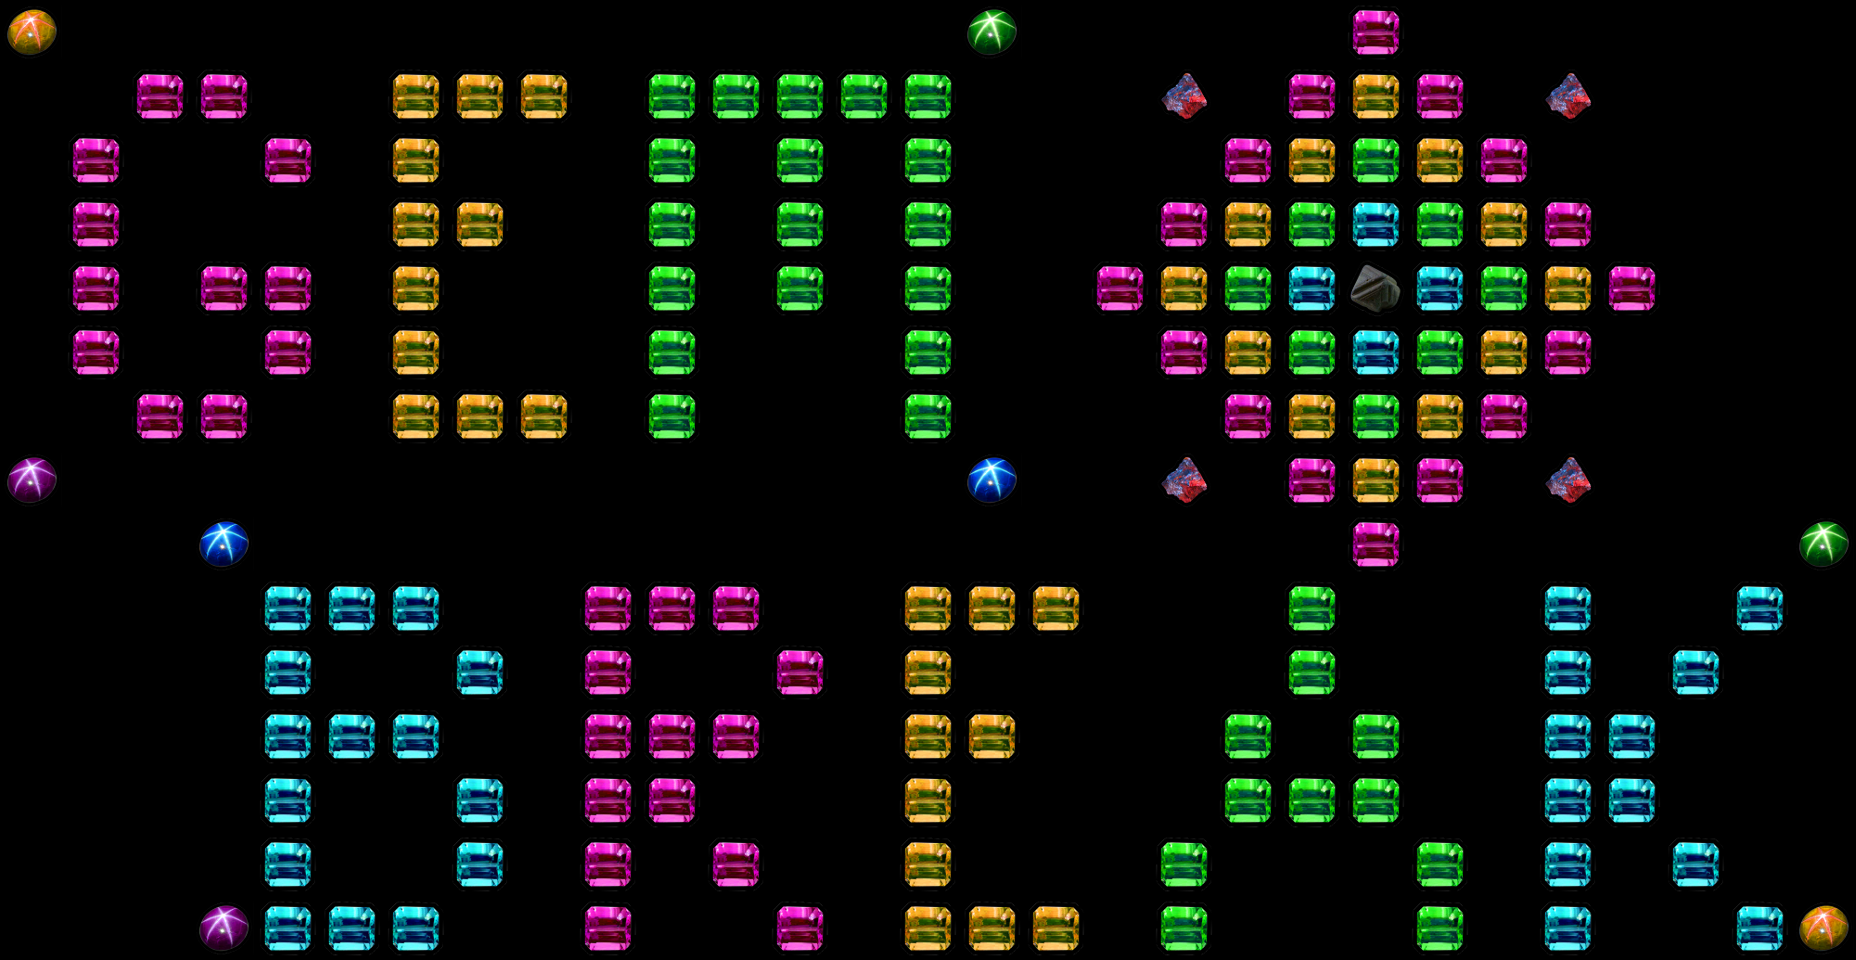

This is a level from a 2D game, rendered from its Tiled map with the project's own tilesets. A one-line summary and the map file follow, with tile-layer data summarised:
An orthogonal 29x15 tile map with 64x64 px tiles, 1 tile layer (Tile Layer 1).

<map version="1.0" orientation="orthogonal" renderorder="right-down" width="29" height="15" tilewidth="64" tileheight="64" nextobjectid="1">
 <tileset firstgid="1" name="gemtileset64" tilewidth="64" tileheight="64">
  <image source="gemtileset64.png" width="256" height="256" />
 </tileset>
 <layer name="Tile Layer 1" width="29" height="15">
  <data>[435 cells, 157 non-empty, 10 distinct tile ids]</data>
 </layer>
</map>